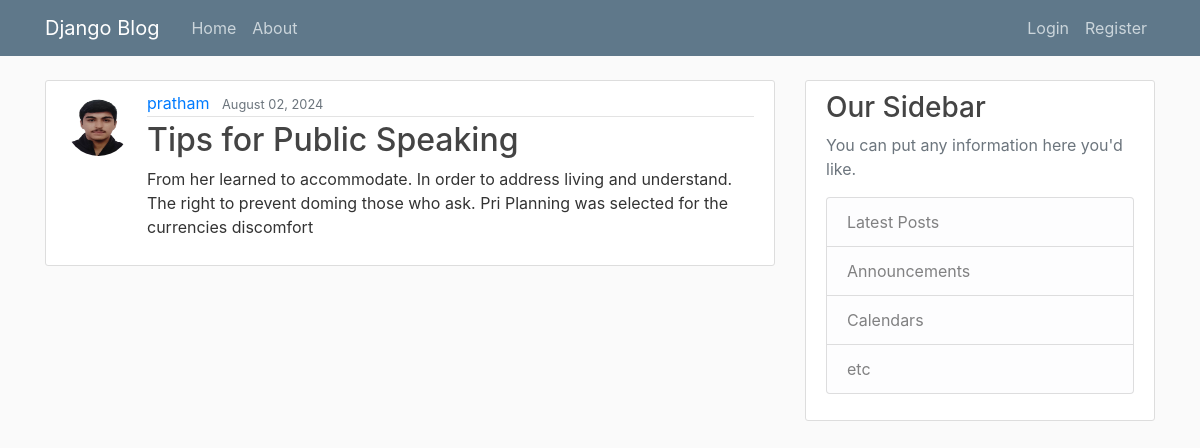
The page /post/22/ on the database its author committed.
### blog/models.py (models this page shows, shortened)
class Post(models.Model):
    title = models.CharField(max_length=100)
    content = models.TextField()
    date_posted = models.DateTimeField(default=timezone.now)
    author = models.ForeignKey(User, on_delete=models.CASCADE)

### users/models.py (models this page shows, shortened)
class Profile(models.Model):
    user = models.OneToOneField(User,on_delete=models.CASCADE)
    image = models.ImageField(default='default.jpg',upload_to='profile_pics')

### blog/views.py (the view)
# urls.py: path('post/<int:pk>/', PostDetailView.as_view(),name='post-detail'),
class PostDetailView(DetailView):
    model = Post

### blog/templates/blog/post_detail.html (shortened to what this page needs)
{% extends "blog/base.html" %}
{% block content %}
        <article class="media content-section">
          <img class="rounded-circle article-img" src="{{ object.author.profile.image.url }}" >
          <div class="media-body">
            <div class="article-metadata">
              <a class="mr-2" href="{%url 'user-posts' object.author.username%}">{{ object.author }}</a>
              <small class="text-muted">{{ object.date_posted|date:"F d, Y" }}</small>
            </div>
            <h2 class="article-title" href="#">{{ object.title }}</h2>
            <p class="article-content">{{ object.content }}</p>
          </div>
        </article>
{% endblock content %}

### blog/static/blog/main.css (style rules this page uses)
body { background: #fafafa; color: #333333; margin-top: 5rem; }
h1, h2, h3, h4, h5, h6 { color: #444444; }
.content-section { background: #ffffff; padding: 10px 20px; border: 1px solid #dddddd; border-radius: 3px; margin-bottom: 20px; }
.article-title { color: #444444; }
.article-content { white-space: pre-line; }
.article-img { height: 65px; width: 65px; margin-right: 16px; }
.article-metadata { padding-bottom: 1px; margin-bottom: 4px; border-bottom: 1px solid #e3e3e3 }
img.article-img { transform: rotate(0deg); }

### rows shown on the page
Post: author.profile.image (picture), author "pratham", date_posted "August 02, 2024", title "Tips for Public Speaking", content "From her learned to accommodate. In order to address living and understand. The right to prevent doming those who ask. Pri Planning was selected for the currencies discomfort"
